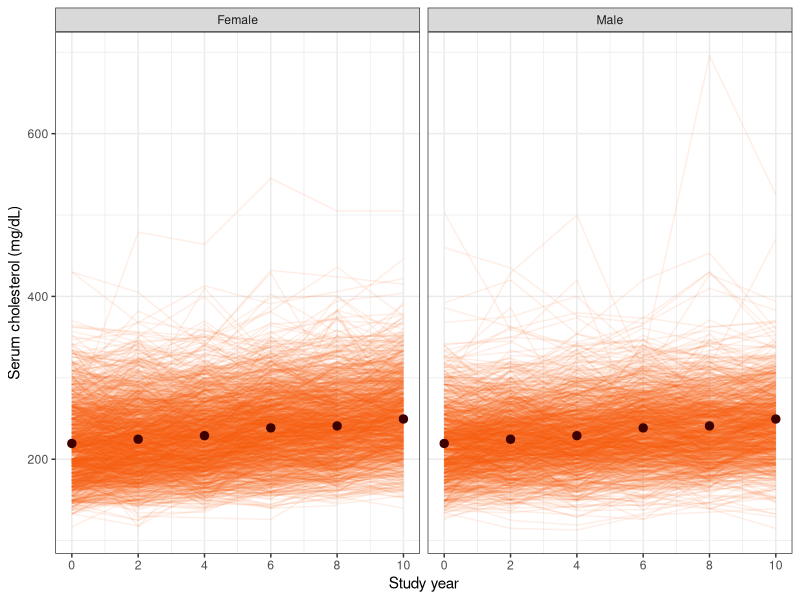

Write R code to recreate this figure.
## ---- chunk 1
# setup
knitr::opts_chunk$set(echo = F, message = F, warning = F, cache = F)
options(knitr.kable.NA = '-')
labs = knitr::all_labels()
labs = labs[!labs %in% c("setup", "llm_appendix", "allcode")]

# clear workspace
rm(list = ls())
# load relevant libraries
library(tidyverse)    # data manipulation
library(knitr)    # pretty printing data frames
# library(nlme)     # (non)linear mixed effects modeling
library(lme4)
# library(joineR)
library(geepack)

# color selection
colors <- c("#FC600A", # dark orange
            "#C21460", # dark pink
            "#3F0000") # darker red
## ---- chunk 2
#########################
### Question 1
#########################

# read in Framingham data
FRM_wide <- read.table("data/framingham.dat",
                      col.names = c("age0", "sex", "bmi0", "bmi10", "cigarette",
                                "chol_0", "chol_2", "chol_4", "chol_6", 
                                "chol_8", "chol_10", "death"))
FRM_wide <- FRM_wide %>%
  # create new ID column and position it first
  dplyr::mutate(id = 1:nrow(FRM_wide)) %>%
  dplyr::select(id, names(FRM_wide)) %>%
  # rename levels of sex
  mutate(sex = ifelse(sex == 1, "Male", "Female"))


# reformat a long format
FRM_long <- FRM_wide %>%
  tidyr::pivot_longer(cols = dplyr::starts_with("chol_"),
                      names_to = "year",
                      names_prefix = "chol_",
                      values_to = "chl") %>%
  # correct `year` to numeric
  dplyr::mutate_at("year", as.integer)

# convert instances of -9 to NA and remove NAs
FRM_long <- replace(FRM_long, FRM_long == -9, NA) %>% tidyr::drop_na()

# produce a spaghetti plot of cholesterol over time for first 100 subjects
FRM_long %>%
  ggplot(aes(x = year, y = chl)) +
    geom_line(aes(group = id), alpha = 0.1, color = colors[1]) +
    geom_point(data = FRM_long %>%
                 group_by(year) %>%
                 summarize(mean = mean(chl)),
               aes(x = year, y = mean), size = 2.5, color = colors[3]) +
  xlab("Study year") + ylab("Serum cholesterol (mg/dL)") + 
  scale_x_continuous(breaks = seq(0,10,2)) +
  theme_bw() + 
  facet_wrap(vars(sex))
## ---- chunk 3
# Fit the linear mixed-effects model
# Random intercept and random slope for each subject
lmm_model <- lme4::lmer(chl ~ year * sex + age0 + bmi0 + (year | id),
                        data = FRM_long)

# Summary of the model to examine the fixed effects
lmm_model %>% summary %>% coef %>% 
  knitr::kable(digits = 3, 
               caption = "Coefficient estimates from linear mixed-effect model")

# Plot the fitted model to visualize the interaction effect
# FRM_long %>% 
#   ggplot(aes(x = year, y = chl, color = sex)) +
#     geom_jitter(width = 0.5, alpha = 0.4) +
#     geom_line(aes(y = predict(lmm_model))) +
#     theme_bw() +
#     scale_x_continuous(breaks = seq(0,10,2)) +
#     xlab("Study year") + ylab("Serum cholesterol (mg/dL)")

## ---- chunk 4
# Fit GEE model with independent working correlation structure
gee_independent <- geepack::geeglm(chl ~ year * sex + age0 + bmi0,
                                   id = id, data = FRM_long,
                                   corstr = "independence")

# Fit GEE model with exchangeable working correlation structure
gee_exchangeable <- geeglm(chl ~ year * sex + age0 + bmi0,
                           id = id, data = FRM_long, 
                           corstr = "exchangeable")

# Fit GEE model with AR(1) working correlation structure
gee_ar1 <- geeglm(chl ~ year * sex + age0 + bmi0,
                  id = id, data = FRM_long, 
                  corstr = "ar1")
## ---- chunk 5
# Summary of the models
cbind(
  lmm_model %>% summary %>% coef %>% data.frame %>%
    select(GEE.indp = Estimate, SE = Std..Error),
  gee_independent %>% summary %>% coef %>% 
    select(GEE.indp = Estimate, SE = Std.err),
  gee_exchangeable %>% summary %>% coef %>% 
    select(GEE.indp = Estimate, SE = Std.err)) %>%
  # pretty print
  kable(digits = 3, 
        caption = "Coefficient estimates and corresponding standard errors")
## ---- chunk 6
#########################
### Question 2
#########################

# clear workspace
rm(list = ls())

# read in data
sixcity_long <- read.csv("data/sixcity-1.csv", col.names = c("X", "id", 
                        "disease", "age", "smoke", "ageXsmoke")) %>% select(-X)
# head(sixcity_long)
## ---- chunk 7
# Fit GLMM
glmm_model <- lme4::glmer(disease ~ age + smoke + ageXsmoke + (1 | id),
                          data = sixcity_long, 
                          family = binomial)

# Fit GEE model
gee_model <- geeglm(disease ~ age + smoke + ageXsmoke, id = id,
                    data = sixcity_long, 
                    family = binomial, corstr = "exchangeable")

# Fit transition Model
transition_model <- sixcity_long %>%
  # arrange complete cases of id and age
  tidyr::complete(id, age) %>%
  dplyr::arrange(id, age) %>%
  # create a lag variable for disease and remove NA values
  dplyr::group_by(id) %>%
  mutate(disease.lag = dplyr::lag(disease, default=NA)) %>%
  na.omit %>%
  # fit transition model from complete data with lag variable
  geeglm(disease ~ age + smoke + ageXsmoke + disease.lag, id = id, data = ., 
         family = binomial, corstr = "independence")

# Summary of the models
cbind(
  # add NA rows for GLMM and GEE columns (they do not have lag variable)
  glmm_model %>% summary %>% coef %>% data.frame %>% 
    select(GLMM = Estimate, SE = Std..Error) %>% rbind(disease.lag = rep(NA, 2)),
  gee_model %>% summary %>% coef %>% 
    select(GEE = Estimate, SE = Std.err) %>% rbind(rep(NA, 2)),
  transition_model %>% summary %>% coef %>%
    select(Transition = Estimate, SE = Std.err)) %>%
  # pretty print
  kable(digits = 3, caption = "Estimates and corresponding standard errors")
## ---- chunk 8
#########################
### Question 3
#########################

# read in data
seizure_wide <- read.csv("data/Seizure.csv")
# seizure_wide %>% head

# convert to long format
seizure_long <- seizure_wide %>%
  pivot_longer(cols = starts_with("y"),
                      names_to = "biweek",
                      names_prefix = "y",
                      values_to = "seizures") %>%
  # redefine biweek to week (values from 0,1,2,3,4 to 0,2,4,6,8)
  mutate(week = 2L * as.integer(biweek)) %>% 
  select(-X, -biweek)
# seizure_long %>% head
## ---- chunk 9
# produce a spaghetti plot of seizure rates over time 


# FRM_long %>%
#   ggplot(aes(x = year, y = chl)) +
#     geom_line(aes(group = id), alpha = 0.1, color = colors[1]) +
#     geom_point(data = FRM_long %>%
#                  group_by(year) %>%
#                  summarize(mean = mean(chl)),
#                aes(x = year, y = mean), size = 2.5, color = colors[3]) +
#   xlab("Study year") + ylab("Serum cholesterol (mg/dL)") + 
#   scale_x_continuous(breaks = seq(0,10,2)) +
#   theme_bw() + 
#   facet_wrap(vars(sex))
## ---- chunk 10
